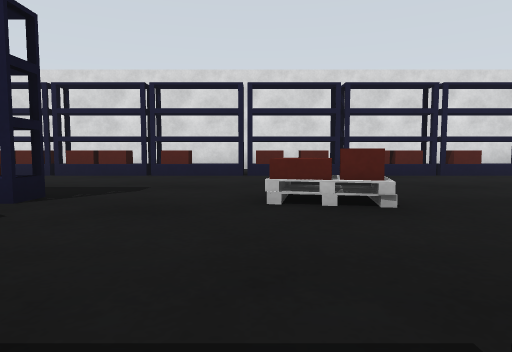
[1] (above)

16 first-person views from a walk through a world built for the Gazebo simulator. The camera is 0.5 m above the floor, tilts 4° down and sees 75° across. The floor is counted in squares, 1 m on a side. Each view is taken from the middle of a square. On the plan, view 1 faces up. The plan holds only what a view shows up to about 9 squares ahead; the rest is blank. Surface patterns are stand-ins for the level's own textures.

[2]
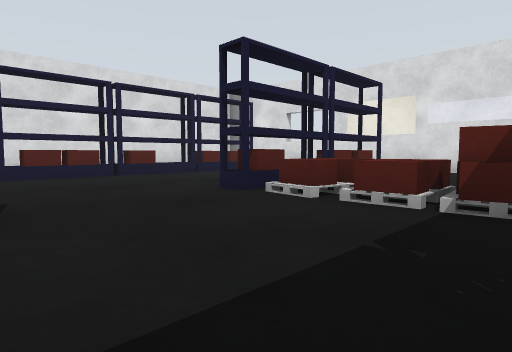

[3]
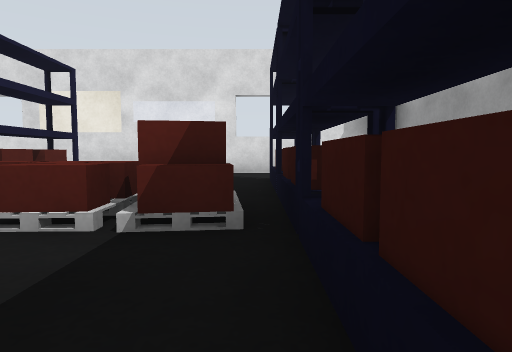

[4]
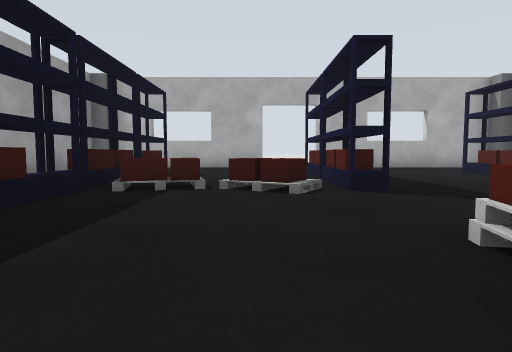

[5]
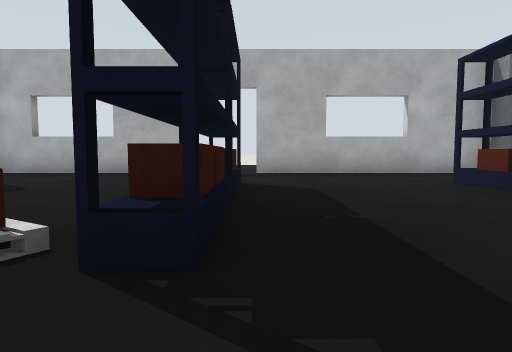

[6]
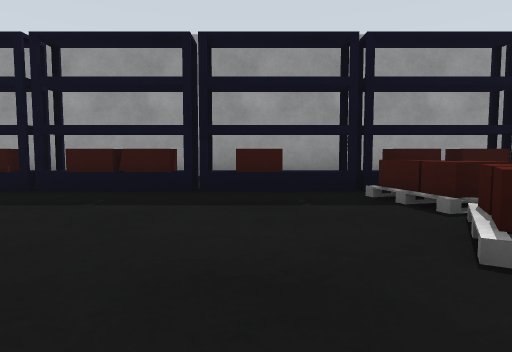

[7]
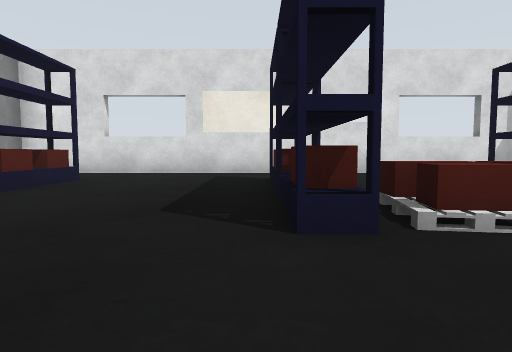

[8]
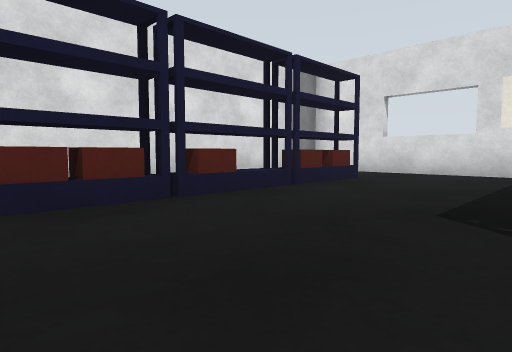

[9]
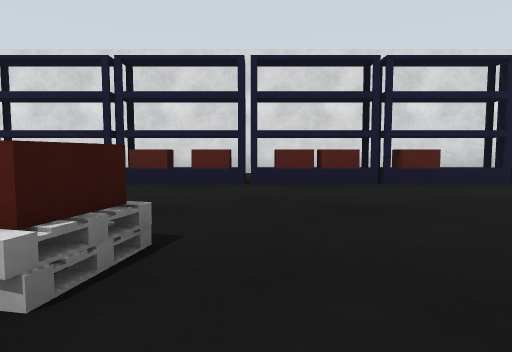

[10]
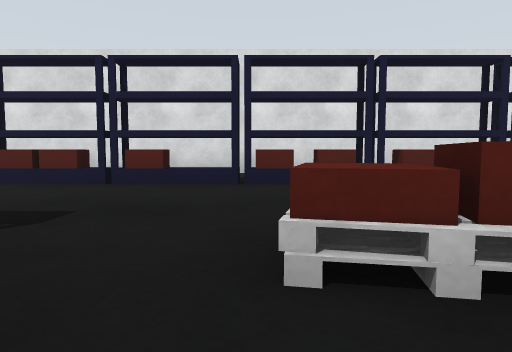

[11]
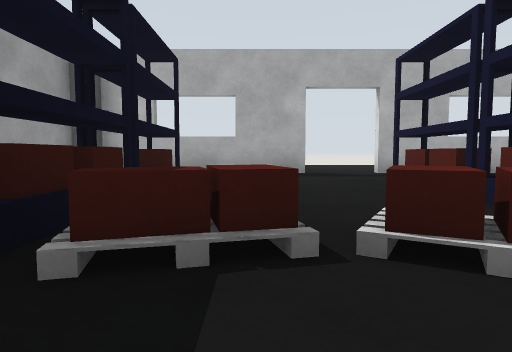

[12]
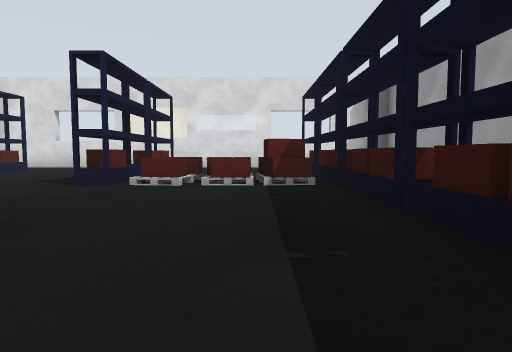

[13]
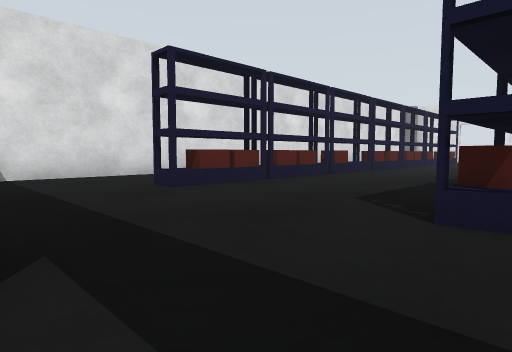

[14]
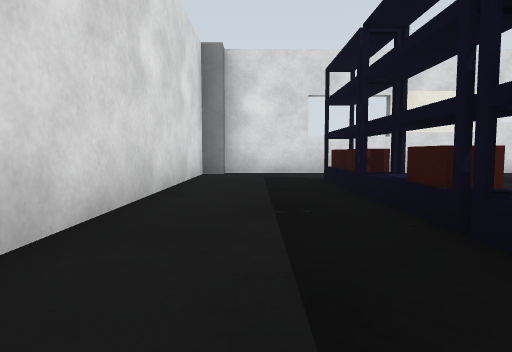

[15]
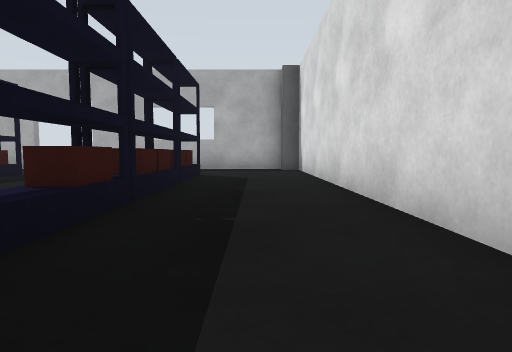

[16]
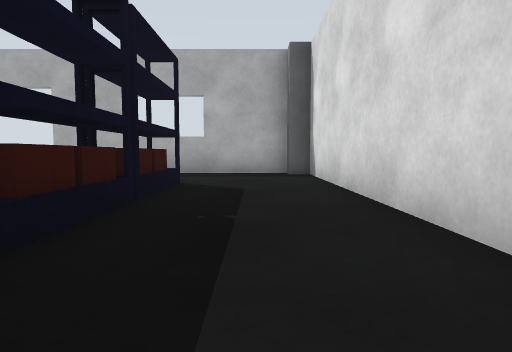

### Floor plan
Key: @ floor where view 1 was taken; # wall or solid block; x gap in a wall; . main floor; : floor 0.1 m higher than the main floor; = window, fence, low wall or low ledge.
Columns run from 10 left of view 1 to 10 right of it. Each row starts with its distance up from view 1.
 10  ####################
  9  #..................#
  8  #......... ........#
  7  =..#####=#########.=
  6  =..................#
  5  #..................#
  4 ..........==........#
  3 ....####...=..#####.#
  2  #.....==.....== ...#
  1  #.....=......=# .  #
  0  =...  :..@....#....=
 -1  =..#=#x########### =
 -2  #                  #
 -3  ####################

Where each view was taken, in squares from view 1:
view 1: 0 up, 0 right, facing up
view 2: 0 up, 1 right, facing up-right
view 3: 0 up, 2 right, facing right
view 4: 2 up, 2 right, facing left
view 5: 4 up, 1 left, facing left
view 6: 4 up, 1 left, facing down
view 7: 4 up, 2 right, facing right
view 8: 4 up, 2 right, facing up-right
view 9: 2 up, 2 right, facing up
view 10: 2 up, 0 right, facing up
view 11: 1 up, 1 left, facing left
view 12: 1 up, 1 left, facing right
view 13: 3 up, 9 left, facing up-right
view 14: 9 up, 2 right, facing right
view 15: 9 up, 1 right, facing left
view 16: 9 up, 1 left, facing left
